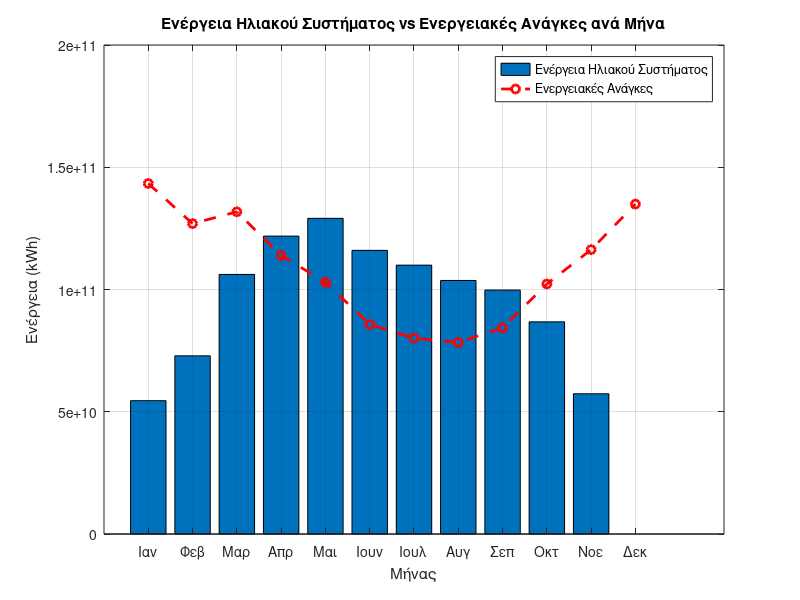
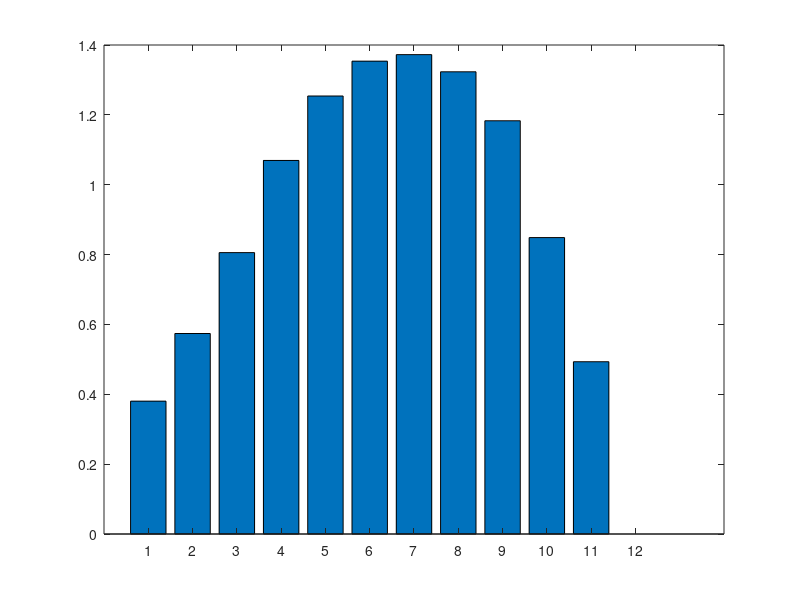

MATLAB code to generate these figures, in order: (Note: this script raises an error after producing the figures.)
clc
clear
close all

% AEM:6930

Tanaf = 100;  %Celsius
Tznx = 45;  
Tk =  [4.2 5 7.5 11.5 15.7 19.8 22.2 22.7 20.2 15.9 10.8 6.6] ; %  "θερμοκρασία νερού δικτύου" πίνακας 6.2
Ta = [4 6.3 9.7 14.4 19.7 24.4 26.5 25.6 21.7 15.7 9.4 4.8] ; % πίνακας 3.1 Μέση Μηνιαία θερμοκρασία περιβάλλοντος"
FR_mult_Ul = 1.8; % πινακας 5.10 (α1) (Κενού)
FR_mult_tan = 0.7; % πινακας 5.10 (η0) (Κενού)
FRdot_div_FR = 0.95;  %FR'/FR
ta_div_tan = 0.99; %τα/ταn
k1 = 1; % έστω Μ = 75 
k3 = 1;
Ta_dot = [5.2 7.7 11.2 16 21.4 26.1 28.3 27.5 23.6 17.4 10.8 6]; % Celsius "Μέση μηνιαία θερμοκρασία κατά τη διάρκεια της ημέρας (Σέρρες πίνακας 3.2 , Δεκέμβρης) " 
k2 = (11.6 + 1.18*Tznx + 3.86*Tk - 2.32*Ta)./(100-Ta);
p = 1000; %kg/m^3 
HKznx = 80*300; % "Μέση ημερήσια κατανάλωση ζεστού νερού" , πίνακας 2.5, αρ. κλινών = 300
Cp = 4180; % J/kg*K 

dt = [2678400 2419200 2678400 2592000 2678400 2592000 2592000 2678400 2592000 2592000 2592000 2678400];

N = [31 28 31 30 31 30 31 31 30 31 30 31] ; %αριθμός ημερών κάθε μήνα 

Hb = [51 68 106 141 181 203 210 188 141 95 57 44]*3600*10^3 ; %Μέση μηνιαία ηλιακή ακτινοβολία, "Σέρρες , σελ.70"
 
hls = 1 - 11.5/100 ; %"ποσοστό απωλειών κεντρικού δικτύου διανομής", μόνωση κτηρίου αναφοράς, με ανακυκλοφορία, σελ30 οδηγίες

L = (N*HKznx*p*Cp.*(Tznx-Tk)/hls)*10^(-3);
     Lsum = sum(L);

% Αρχικοποίηση αναζήτησης
Ac_max = 1e6;

Ac_found = NaN;

% --------------------------------------------------------------------------

% erwtimama 1   Apaιtoumeni epifaneia syllektwn gia etisio f = 0.6

for Ac = 0:0.25:Ac_max
   
     X = (Ac./L).*FR_mult_Ul.*FRdot_div_FR.*(Tanaf - Ta).*dt.*k1.*k2;

     Y = (Ac./L).*FR_mult_tan.*FRdot_div_FR.*ta_div_tan.*Hb.*k3;

     f = 1.029*Y - 0.065*X - 0.245.*(Y.^2) + 0.0018.*(X.^2) + 0.0215.*(Y.^3);




     % === ΤΡΟΠΟΠΟΙΗΣΗ: Ορισμός μέγιστης μηνιαίας κάλυψης f = 1 ===
     f(f > 1) = 1; 
     
     % Σημείωση: Δεν χρειάζεται πλέον ο έλεγχος f_sum == 0 αφού το f είναι >= 0
     

     Li_mult_fi = L.*f ;
     SF =  sum(Li_mult_fi)/sum(L);
     
     if SF >= 0.6
        Ac_found = Ac;
        break
    end
end

% Εμφάνισε αποτέλεσμα
if ~isnan(Ac_found)
    fprintf('Ac = %d με SF = %.4f\n', Ac_found, SF);
else
    fprintf('Δεν βρέθηκε Ac <= %d που να δίνει SF >= 0.6. Τελευταίο SF = %.4f\n', Ac_max, SF);
end

%--------------------------------------------------------------------------------------------

% erwtimama 2    (Ypologismos ogkou dexamenis apothikeysis )

V_dexamenis = 75*Ac ; % "lt"

 Vd = HKznx ;  
 Cp1 = 4.18 ;   % kJ/(kg*K)
 Tcw = [4.2 5 7.5 11.5 15.7 19.8 22.2 22.7 20.2 15.9 10.8 6.6]; % "θερμοκρασία νερού δικτύου" πίνακας 6.2
 p_den = 1 ;   % kg/lt
 
 Qdem_HW_dot = (Vd*(Cp1/3600)*p_den*(45 - min(Tcw)))*(1/hls); 
 QHW_dot = Qdem_HW_dot/5 %KWh 

 %--------------------------------------------------------------------------------------------
  
 % erwtimama 3   (Ypologismos etisiws ekpompwn CO2 prin kai meta tin egkatastasi iliakou systimatos)


 h_boiler = 0.8 ; % "σελίδα 34 οδηγός εργασίας"
 EF_CO2 = 0.264 ;

 Qdem_HW = (Vd*(Cp1/3600)*p_den*(45 - Tcw))*(1/hls);
 
 E_fuel = N.*Qdem_HW/h_boiler ;
 mCo2 = EF_CO2*E_fuel ;
 

% η αντλία θερμότητας καλύπτει το 40 % φορτίου 
 COP = 2.7 ;  

 E_el =   N.*Qdem_HW.* (1-f)/COP ;
 EF_el = 0.989; 
 mCo2_new = EF_el*E_el ;

 Dm_Co2 = (sum(mCo2) - sum(mCo2_new)) 

 %--------------------------------------------------------------------------------------------

 
% erwtimama 4  (Ypologismos ogkou dexamenis diepoxiakis apothikeysis)
 
L_dec = N(12)*HKznx*p*Cp*(Tznx-Tk(12))*10^(-3);

Vtank = L_dec/(p*Cp*(45 - Tcw(12))) %lt

% Eύρεση Nέου Αc :

% Αρχικοποίηση αναζήτησης
Ac_new_max = 1e6;

Ac_new_found = NaN;

for Ac_new = 0:0.25:Ac_new_max
   
     X_new = (Ac_new./L).*FR_mult_Ul.*FRdot_div_FR.*(Tanaf - Ta).*dt.*k1.*k2;

     Y_new = (Ac_new./L).*FR_mult_tan.*FRdot_div_FR.*ta_div_tan.*Hb.*k3;

     f_new = 1.029*Y_new - 0.065*X_new - 0.245.*(Y_new.^2) + 0.0018.*(X_new.^2) + 0.0215.*(Y_new.^3);
     f_sum = sum(f_new) ;
     
     % Ασφάλεια: αν f_sum == 0, προχώρησε στο επόμενο Ac (αποφυγή διαίρεσης/NaN)
    if f_sum == 0
        continue
    end

    % Υπολογισμός περίσσειας ενέργειας για όλους τους μήνες με f_new > 1
    excess_energy = (f_new - 1) .* L;
    excess_energy(f_new <= 1) = 0;  % Μηδενισμός για μήνες χωρίς υπερπαραγωγή
    Qsummer_excess = sum(excess_energy);
    Qdecember = L(12);
    
    % Έλεγχος αν καλύπτεται η ζήτηση του Δεκεμβρίου
    if Qsummer_excess >= Qdecember
        Ac_new_found = Ac_new
        break
    end
end

% Υπολογισμός ενέργειας που παράγεται από το ηλιακό σύστημα κάθε μήνα
Q_solar = f_new .* L;  % Ενέργεια που παράγει το ηλιακό σύστημα
Q_solar(12) = 0;  % Set December energy to zero for plotting

% Δημιουργία γραφήματος
figure;
bar(1:12, Q_solar);
hold on;
plot(1:12, L, 'r--o', 'LineWidth', 2, 'MarkerSize', 6);
hold off;

% Προσθήκη ετικετών και τίτλου
xlabel('Μήνας');
ylabel('Ενέργεια (kWh)');
title('Ενέργεια Ηλιακού Συστήματος vs Ενεργειακές Ανάγκες ανά Μήνα');
legend('Ενέργεια Ηλιακού Συστήματος', 'Ενεργειακές Ανάγκες', 'Location', 'best');
grid on;
set(gca, 'XTick', 1:12);
set(gca, 'XTickLabel', {'Ιαν', 'Φεβ', 'Μαρ', 'Απρ', 'Μαι', 'Ιουν', 'Ιουλ', 'Αυγ', 'Σεπ', 'Οκτ', 'Νοε', 'Δεκ'});








% Γράφημα του παράγοντα f για κάθε μήνα
f_new_plot = f_new;
f_new_plot(12) = 0;  % Set December f value to zero for plotting

figure;
bar(1:12, f_new_plot);
hold on;
yline(1, 'r--', 'LineWidth', 2);
hold off;

% Προσθήκη ετικετών και τίτλου
xlabel('Μήνας');
ylabel('Παράγοντας f');
title('Παράγοντας f ανά Μήνα');
grid on;
set(gca, 'XTick', 1:12);
set(gca, 'XTickLabel', {'Ιαν', 'Φεβ', 'Μαρ', 'Απρ', 'Μαι', 'Ιουν', 'Ιουλ', 'Αυγ', 'Σεπ', 'Οκτ', 'Νοε', 'Δεκ'});
ylim([0 max(f_new_plot)*1.1]);





% ============================================================================
% Erotima 5
% ============================================================================
%
% Ουσιαστικά θα βάλουμε ολόκληρο τον κώδικα από την αρχή
%
% Αλλαγές:
%   1) Οι μήνες από τους οποίους παίρνουμε υπερπαραγωγή ενέργειας (f > 1) 
%      θα χρησιμοποιηθούν για την κάλυψη μέρος των αναγκών του μήνα Ιανουαρίου 
%      ο οποίος έχει την χαμηλότερη θερμοκρασία νερού δικτύου και άρα μας 
%      συμφέρει περισσότερο η χρήση του ζεστού καλοκαιρινού νερού εκεί
%
%   2) Το 1 συνεπάγεται ότι θα αλλάξει και ο όγκος της δεξαμενής 
%      διεποχιακής αποθήκευσης
%
% ============================================================================

% Βήμα 1: Υπολογισμός συνολικού υπερπαραγόμενου ζεστού νερού και συνεπώς και νέου όγκου διεποχιακής αποθήκευσης.

% Βήμα 1: Εντοπισμός μηνών με f > 1 και υπολογισμός υπερπαραγωγής νερού
excess_water_volume = zeros(1, 12);
for i = 1:12
    if f_new(i) > 1
        % Υπολογισμός υπερπαραγωγής ενέργειας για τον μήνα i
        excess_energy_i = (f_new(i) - 1) * L(i);
        
        % Μετατροπή υπερπαραγωγής ενέργειας σε όγκο νερού
        % Q = V * p * Cp * ΔT => V = Q / (p * Cp * ΔT)
        % ΔT = Tznx - Tk(i) για τον μήνα i
        excess_water_volume(i) = excess_energy_i / (p * Cp * (Tznx - Tk(i))) * 1000; % σε λίτρα
    end
end

% Συνολική υπερπαραγωγή όγκου νερού
total_excess_water = sum(excess_water_volume);

fprintf('\nΥπερπαραγωγή όγκου νερού ανά μήνα:\n');
for i = 1:12
    if excess_water_volume(i) > 0
        fprintf('Μήνας %d: %.2f λίτρα (Tk = %.1f°C)\n', i, excess_water_volume(i), Tk(i));
    end
end

fprintf('\nΣυνολική υπερπαραγωγή όγκου ζεστού νερού: %.2f λίτρα\n', total_excess_water);
months_with_excess = find(f_new > 1);

fprintf('\nΜήνες με υπερπαραγωγή (f > 1):\n');
for i = 1:length(months_with_excess)
    month_idx = months_with_excess(i);
    fprintf('Μήνας %d: f = %.4f\n', month_idx, f_new(month_idx));
end

% Βήμα 2: Υπολογισμός συνολικής υπερπαραγωγής ζεστού νερού
excess_energy_total = zeros(1, 12);
for i = 1:12
    if f_new(i) > 1
        excess_energy_total(i) = (f_new(i) - 1) * L(i);
    end
end

% Συνολική υπερπαραγωγή
total_excess = sum(excess_energy_total);

fprintf('\nΣυνολική υπερπαραγωγή ζεστού νερού: %.2f kWh\n', total_excess);
fprintf('Ενεργειακές ανάγκες Ιανουαρίου: %.2f kWh\n', L(1));
fprintf('Ποσοστό κάλυψης Ιανουαρίου από υπερπαραγωγή: %.2f%%\n', (total_excess/L(1))*100);


%%%%%%% Βήμα 2: Υπολογισμός όγκου νερού που περισσεύει μετά την κάλυψη των αναγκών του Δεκεμβρίου 
% και υπολογισμός του ποσού του διοξειδίου του άνθρακα που θα εξοικονομήσουμε 






% Από εδώ και κάτω πρέπει να ελεγχθούν

% Υπολογισμός αρχικών αναγκών Ιανουαρίου (χωρίς ηλιακή παραγωγή)
Q_solar_january = f_new(1) * L(1);  % Ενέργεια από ηλιακά τον Ιανουάριο
L_january_without_solar = L(1) - Q_solar_january;  % Αρχικές ανάγκες μείον ηλιακή παραγωγή

remaining_excess_energy = total_excess - L_january_without_solar;

% Έλεγχος αν η υπερπαραγωγή καλύπτει τις αρχικές ανάγκες του Ιανουαρίου (πλην ηλιακών)
if total_excess >= L_january_without_solar
    fprintf('\nΗ υπερπαραγωγή καλύπτει πλήρως τις ανάγκες του Ιανουαρίου (πλην ηλιακής παραγωγής του μήνα).\n');
    fprintf('Συνολικές ανάγκες Ιανουαρίου: %.2f kWh\n', L(1));
    fprintf('Ηλιακή παραγωγή Ιανουαρίου: %.2f kWh\n', Q_solar_january);
    fprintf('Ανάγκες προς κάλυψη από υπερπαραγωγή: %.2f kWh\n', L_january_without_solar);
    fprintf('Περίσσεια ενέργειας μετά την κάλυψη Ιανουαρίου: %.2f kWh\n', remaining_excess_energy);
    
    % Υπολογισμός εξοικονόμησης CO2 από την κάλυψη Ιανουαρίου
    E_fuel_saved = L_january_without_solar / h_boiler;
    CO2_saved_january = EF_CO2 * E_fuel_saved;
    fprintf('Εξοικονόμηση CO2 από κάλυψη Ιανουαρίου: %.2f kg CO2\n', CO2_saved_january);
else
    fprintf('\nΗ υπερπαραγωγή ΔΕΝ καλύπτει πλήρως τις ανάγκες του Ιανουαρίου.\n');
    fprintf('Συνολικές ανάγκες Ιανουαρίου: %.2f kWh\n', L(1));
    fprintf('Ηλιακή παραγωγή Ιανουαρίου: %.2f kWh\n', Q_solar_january);
    fprintf('Ανάγκες προς κάλυψη από υπερπαραγωγή: %.2f kWh\n', L_january_without_solar);
    fprintf('Διαθέσιμη υπερπαραγωγή: %.2f kWh\n', total_excess);
    fprintf('Έλλειμμα που πρέπει να καλυφθεί από συμβατικές πηγές: %.2f kWh\n', L_january_without_solar - total_excess);
    
    % Υπολογισμός εξοικονόμησης CO2 από τη διαθέσιμη υπερπαραγωγή
    E_fuel_saved = total_excess / h_boiler;
    CO2_saved_january = EF_CO2 * E_fuel_saved;
    fprintf('Εξοικονόμηση CO2 από διαθέσιμη υπερπαραγωγή: %.2f kg CO2\n', CO2_saved_january);
    
    remaining_excess_energy = 0;
end
